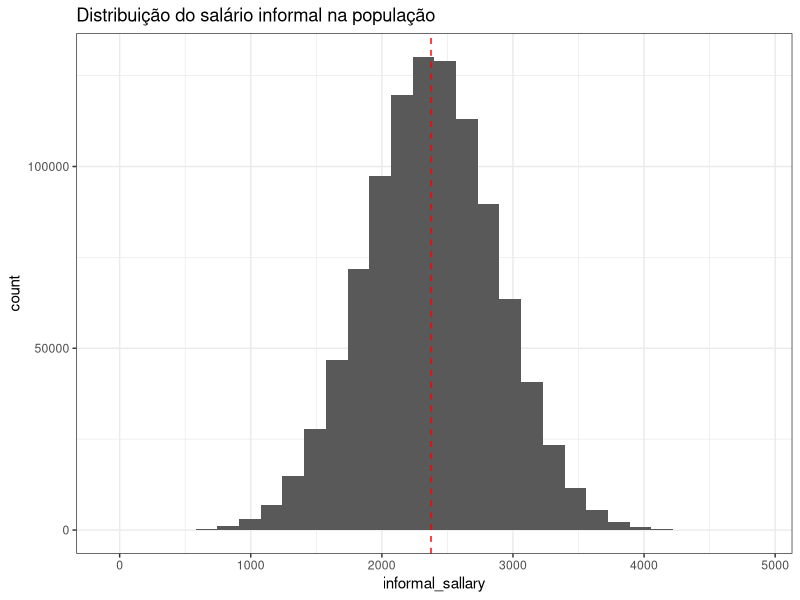

Recreate this plot in R.
## ---- chunk 1

library(dplyr)
library(ggplot2)
library(kableExtra)

my_options <- options(
  scipen = 999
)

mk_tbl <- function(data, table_title) {
  data |> 
    kable(caption = table_title, format = "html") |> 
    kable_styling(
      bootstrap_options = c("striped", "hover", "condensed", "responsive"),
      full_width = FALSE,
      position = "center"
    ) |> 
    # para gerar uma tabela que não ocupe a página toda e fique no meio
    scroll_box(width = "60%", extra_css = "margin: 0 auto;") 
}

## ---- chunk 2
#| code-fold: false

# definindo o tamanho da população
pop_size <- 1000000

set.seed(123)
population <- tibble(
  # id do indivíduo
  id = 1:pop_size,
  # gerando os valores de salário informal, para uma população com média de 2375 e desvio-padrão de 1000
  informal_sallary = rnorm(n = pop_size, mean = 2375, sd = 500)
)

# substituindo possíveis valores negativos por 0 (nã0 faz sentido um salário negativo)
population <- population |> 
  mutate(
    informal_sallary = if_else(informal_sallary < 0, 0, informal_sallary)
  )

## ---- chunk 3

population |> 
  slice(
    1:5
  ) |> 
  mk_tbl(
    table_title = "Exemplo da população gerada"
  )

## ---- chunk 4

mean_pop <- mean(population$informal_sallary)

population |> 
  ggplot(
    aes(
      x = informal_sallary
    )
  ) +
  geom_histogram() +
  geom_vline(
    aes(
      xintercept = mean_pop
    ), 
    color = "red", 
    linetype = "dashed", 
    #linewidth = 1.2
  ) +
  theme_bw() +
  labs(
    title = "Distribuição do salário informal na população"
  )

## ---- chunk 5

# código simulando a amostragem com estimador viesado e nao viesado.

set.seed(123)

# População "verdadeira"
populacao <- rnorm(100000, mean = 50, sd = 10)  # média populacional = 50

# Função para comparar dois estimadores
comparar_estimadores <- function(n_amostra, n_simulacoes = 1000) {
  medias_amostrais <- numeric(n_simulacoes)
  medias_enviesadas <- numeric(n_simulacoes)

  for (i in 1:n_simulacoes) {
    amostra <- sample(populacao, size = n_amostra, replace = FALSE)

    # Estimador não viesado: média amostral
    medias_amostrais[i] <- mean(amostra)

    # Estimador enviesado (exemplo artificial): média sem o menor valor da amostra
    amostra_enviesada <- amostra[-which.min(amostra)]
    medias_enviesadas[i] <- mean(amostra_enviesada)
  }

  # Resultados
  cat("Média populacional real:", mean(populacao), "\n")
  cat("Média das médias amostrais (não viesado):", mean(medias_amostrais), "\n")
  cat("Média das médias enviesadas:", mean(medias_enviesadas), "\n")

  # Comparação visual
  boxplot(
    medias_amostrais, medias_enviesadas,
    names = c("Média Amostral", "Média Enviesada"),
    main = "Comparação de Estimadores",
    col = c("lightblue", "salmon")
  )
}
